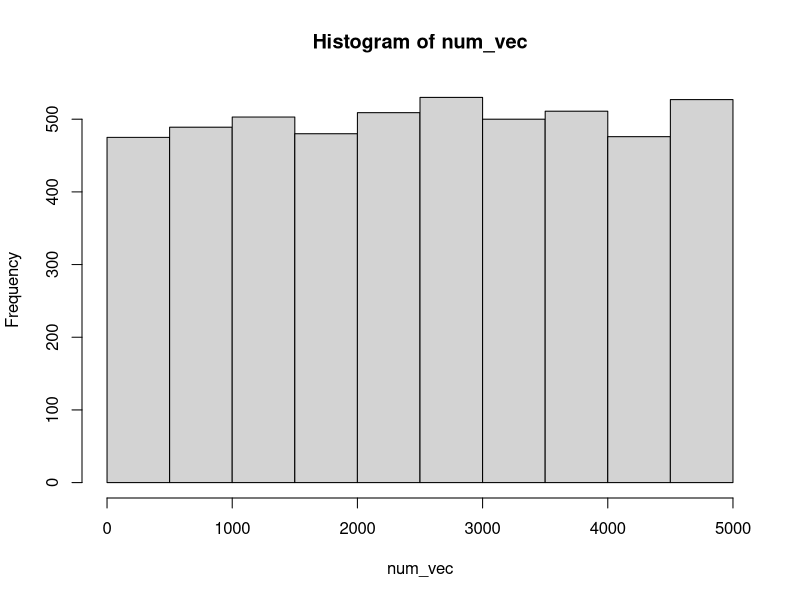

Write R code to recreate this figure.
## ---- chunk 1
num_vec <- c(1,3,5)
num_vec

typeof(num_vec)

is.numeric(num_vec)

is.double(num_vec)

(mode(num_vec) == "numeric")
## ---- chunk 2

int_vec <- c(5L)

typeof(int_vec)

is.numeric(int_vec)

is.integer(int_vec)

is.double(int_vec)

## ---- chunk 3
char_vec <- c("Hello", "World")

char_vec

typeof(char_vec)

is.character(char_vec)

length(char_vec)

## ---- chunk 4
log_vec <- rep(c(TRUE, FALSE), each=20)
log_vec

is.logical(log_vec)

is.numeric(log_vec)

is.character(log_vec)
## ---- chunk 5
num <- c(1:50)

num %% 2 == 0

table(num %% 2 == 0)

which(num %% 2 == 0)

typeof(num %% 2 == 0)

## Complete.cases and is.na()
sample <- cbind(col1=rep(c(1,NA,3)),col2=rep(c(NA,4,6)))

typeof(sample)

is.na(sample)

complete.cases(sample)

## ---- chunk 6


int_vec <- c(int_vec, 6)

is.numeric(int_vec)

is.integer(int_vec)

is.double(int_vec)

## ---- chunk 7

another_int_vec <- as.integer(3,19)

is.numeric(another_int_vec)

is.integer(another_int_vec)

is.double(another_int_vec)

## ---- chunk 8
num_vec[1]
num_vec[2]

num_vec[4]

num_vec[0]

## ---- chunk 9
num_vec[4] <- 7 ## You can only do this if you know the dimensions and if you know the last used index
num_vec

num_vec <- c(num_vec,9)
num_vec

num_vec <- num_vec[-1]
num_vec

## ---- chunk 10
vec_1 <- seq(1:3)

length(vec_1)

#vec_2 <- seq(1:20, by=2)

vec_2 <- seq(1, 20, by=2)

length(vec_2)

## Recycling of smaller vectors when operating with larger vectors

vec_2

vec_1

vec_2 + vec_1

vec_3 <- seq(1, 20, by=3)

vec_3 + vec_1

1:10 %% 2

## Seq in loop operations

x <- rnorm(5)

for(i in seq_along(x)) {
    print(x[i])
}

## ---- chunk 11
vec <- rep(1, 5)
vec

rep(c(5,12,13),3)

rep(c(5,12,13),each=2)

## ---- chunk 12
## Single condition

num_vec <- runif(5000, min=1, max=5000)

range(num_vec)

hist(num_vec)

#num_vec[num_vec >= 2500]

length(num_vec[num_vec >= 2500])

## Compound conditions

comp_vec <- seq(1000)

range(comp_vec)

length(comp_vec[(comp_vec >= 250 & comp_vec < 500)])

## ---- chunk 13
x <- c(6,1:3,NA,12)

x

x[x > 5]

subset(x, x > 5)

## ---- chunk 14
x <- 1:3
x

names(x) <- c("one", "two", "three")

x

x["one"]

x["two"]

x["three"]
## ---- chunk 15
mat1 <- matrix(1:12)
mat1

mat1 <- matrix(1:12, nrow=3)
mat1

mat1 <- matrix(1:12, ncol=3)
mat1

mat1 <- matrix(1:12, ncol=3, byrow=TRUE)
mat1

## ---- chunk 16

mat1 <- matrix(1:4,nrow=2)
mat1

mat2 <- matrix(5:8,nrow=2)
mat2

## Matrix Addition

mat1 + mat2

mat3 <- matrix(1:9, nrow=3)
mat3

## Illustration of length difference
#mat1 + mat3

## Matrix Multiplication

mat1 %*% mat2 ## Note the %*% operator

## Regular element by element multiplication

mat1
mat2

mat1 * mat2

## Illustration of dimension difference 

## mat1 %*% mat3

dim(mat1)
dim(mat3)

## Matrix element naming
mat1
names(mat1)

names(mat1) <- c("a","b")

names(mat1)

mat1
mat1["a"]
## ---- chunk 17
mat1 <- matrix(1:4,nrow=2)
mat1

mat1[1,] ## row

mat1[,1] ## column

mat1[1,2] ## unique element

mat1[-1,] ## excluding row

mat1[,-2] ## excluding column

## Changing specific rows

mat3 <- matrix(1:9, ncol=3)
mat3

mat3[c(1,3),] <- matrix(1:6, nrow=2, byrow=TRUE)
mat3

mat4 <- matrix(1:9, ncol=3)
mat4

mat4[,c(1,3)] <- matrix(10:15, nrow=2)
mat4

## ---- chunk 18
mat5 <- matrix(c(1:6,rep(NA, 3),10:12), nrow=6)
mat5

complete.cases(mat5)
mat5[complete.cases(mat5),]

mat6 <- matrix(1:9, nrow=3, byrow=TRUE)
mat6

mat6[mat6[,2] > 4,]

## Be Cognizant of return types

mat7 <- matrix(seq(4),nrow=2)
mat7
attributes(mat7)

mat8 <- mat7[,2]
mat8
attributes(mat8)

## Using drop

mat9 <- mat7[,2,drop=FALSE]
mat9
attributes(mat9)


## Using as.matrix

mat10 <- matrix(seq(25), nrow=5)
mat10
dim(mat10)

mat11 <- mat10[,c(2)]
mat11
dim(mat11)

mat11 <- as.matrix(mat10[,c(2)])
mat11
dim(mat11)

## ---- chunk 19
mat1 <- matrix(1:20, nrow=5)
mat1

rbind(mat1, c(40:43))

mat1 <- rbind(mat1, c(40:43))
mat1

mat2 <- matrix(1:9, nrow=3, byrow = TRUE)
mat2

cbind(mat2, matrix(100:102, ncol=1))

mat2 <- cbind(mat2, matrix(100:102, ncol=1))
mat2

## ---- chunk 20

first <- matrix(seq(700,1500, by=100), nrow=3)
first

second <- matrix(seq(250,650, by=50), nrow=3)
second

third <- matrix(seq(2000,2800, by=100), nrow=3)
third

a1 <- array(data=c(first, second, third), dim=c(3,3,3))
a1

dim(a1)

